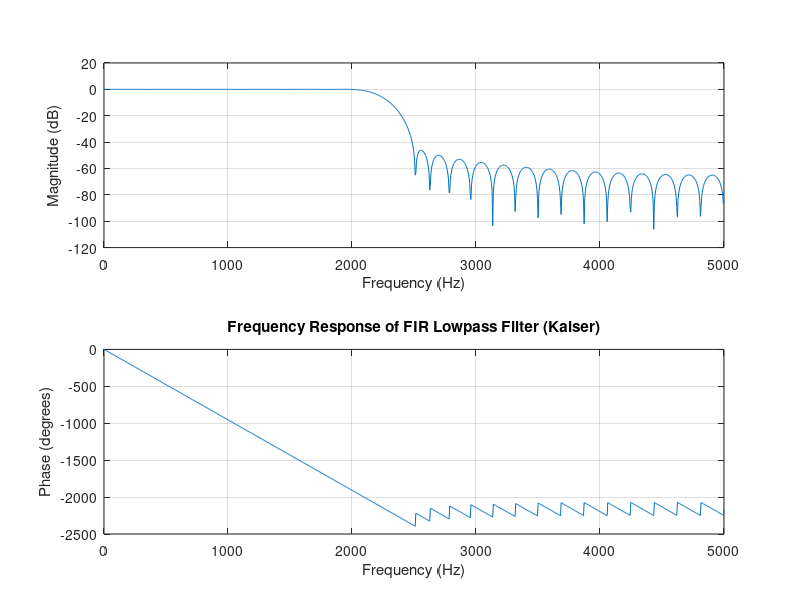
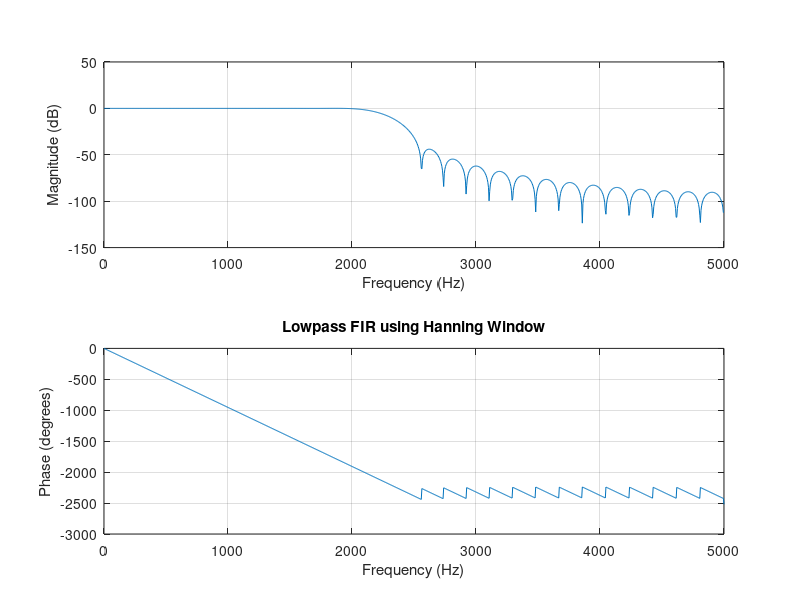
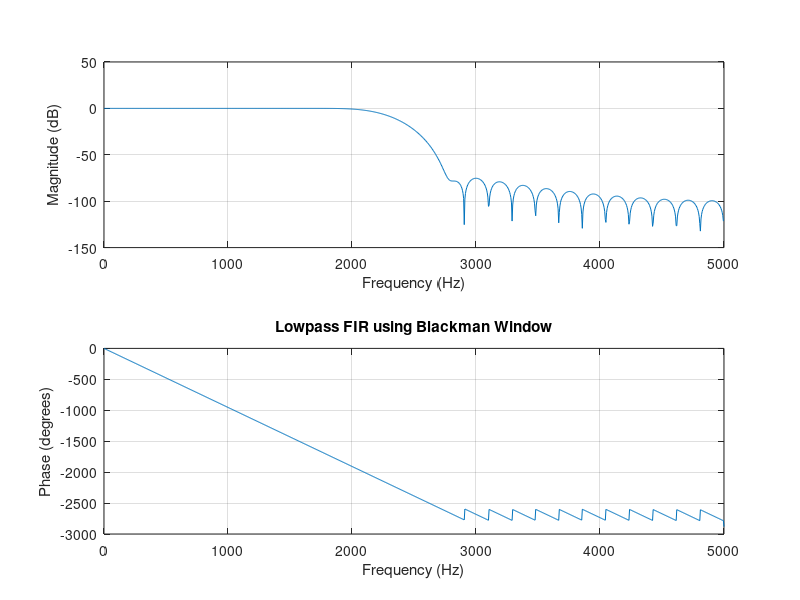

Write the MATLAB code that produced these figures, in order.
clear; clc; close all;

%% Determining FIR Filter Order

% Part 1 & 2: Using kaiserord for Lowpass Filter
disp('--- Experiment 6-1: kaiserord for Lowpass ---');
fs1 = 10000; fp1 = 2000; fss1 = 2500; Rp1 = 0.005; Rs1 = 0.005;
[n1, Wn1, beta1, ftype1] = kaiserord([fp1 fss1], [1 0], [Rp1 Rs1], fs1);
fprintf('Order (n1): %d\n', n1);
fprintf('Normalized Cutoff (Wn): %.4f\n', Wn1);
fprintf('Beta: %.4f\n', beta1);
fprintf('Filter Type: %s\n\n', ftype1);

% Part 4: kaiserord with different parameter definitions
disp('--- Experiment 6-1: kaiserord with alternative parameters ---');
Fs2 = 40000; Fp2 = 4000; Fs_stop2 = 8000; Rp2 = 0.5; Rs2 = 40;
[n2, Wn2, beta2, ftype2] = kaiserord([Fp2 Fs_stop2], [1 0], [(10^(Rp2/20)-1) (10^(-Rs2/20))], Fs2);
fprintf('Order (N2): %d\n\n', n2);

%% FIR Filter Design

% Part 7: FIR Lowpass using Kaiser Window
disp('--- Experiment 6-2: FIR Lowpass using Kaiser Window ---');
fs = 10000;
f = [2000 2500];
a = [1 0];
dev = [0.005 0.005];

[n, Wn, beta, ftype] = kaiserord(f, a, dev, fs);
b_kaiser = fir1(n, Wn, 'low', kaiser(n+1, beta));

disp('Filter coefficients (b_kaiser):');
disp(b_kaiser.');

% Frequency response
figure('Name', 'Kaiser Window FIR');
freqz(b_kaiser, 1, 1024, fs);
title('Frequency Response of FIR Lowpass Filter (Kaiser)');

% Ripple and Attenuation Checking
[g, w] = freqz(b_kaiser, 1, 2048, fs);
mag = abs(g);

% Passband ripple (0 - 2 kHz)
pb = mag(w <= (2000/fs)*2*pi); % Adjusted logic for normalized angular freq
pb_ripple = max(pb) - min(pb);

% Stopband attenuation (>= 2.5 kHz)
sb = mag(w >= (2500/fs)*2*pi);
sb_att = max(sb);

fprintf('Order of the filter: %d\n', n);
fprintf('Passband ripple = %.6f (desired < %.6f)\n', pb_ripple, dev(1));
fprintf('Stopband max magnitude = %.6f (desired < %.6f)\n\n', sb_att, dev(2));

% Part 8: Comparison with Hanning and Blackman Windows
disp('--- Experiment 6-2: Hanning vs Blackman Windows ---');

% Hanning window
b_hann = fir1(n, Wn, 'low', hanning(n+1));
figure('Name', 'Hanning Window FIR');
freqz(b_hann, 1, 1024, fs);
title('Lowpass FIR using Hanning Window');

% Blackman window
b_black = fir1(n, Wn, 'low', blackman(n+1));
figure('Name', 'Blackman Window FIR');
freqz(b_black, 1, 1024, fs);
title('Lowpass FIR using Blackman Window');
